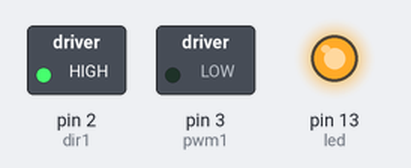
Recording of a sketch running on a simulated Arduino Uno, built with avr-gcc and run on an emulated ATmega328P. Shown: switched loads named in the sketch (green lamp = pin HIGH), output pins drawn as LEDs (lit = HIGH). What the sketch prints to the serial monitor is not drawn.

Above: at 0.1 s.
Timing chart, 0 to 1.6 s (numbered marks = the images above):
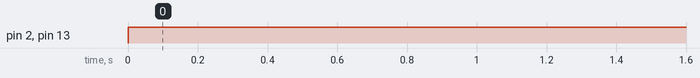

Measured:
- by itself, pin 2 (dir1), pin 13 (led): LOW → HIGH at 0.00 s

The sketch:

test_motor.ino
```cpp
#define dir1 2
#define pwm1 3
#define led 13
void setup() {

Serial.begin(9600);
pinMode(dir1,OUTPUT);
pinMode(pwm1,OUTPUT);
pinMode(led,OUTPUT);
}

void loop()
{

digitalWrite(dir1,HIGH);
digitalWrite(pwm1,LOW);
digitalWrite(led,HIGH);
Serial.println("working");
}
```
